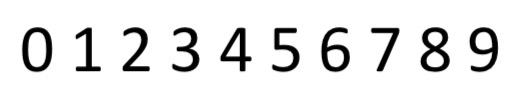
#> input picture Test/InvoiceDetection/recognizer/numbers.jpg, 514 x 98 px
$ python demo.py
#> lines starting #> are read from the running program, lines starting #| are printed output that depends on the picture; after the words box and inside, x2 and y2 are one past the last pixel; in counts of white or black regions, pixels touching at a corner belong together
# encoding: utf-8
import numpy as np
import cv2 as cv
from utils import util

def test():
    img0 = cv.imread("./numbers.jpg")
#> img0 is the input picture: shape (98, 514, 3); min 0, max 255, mean 229.6
    _, img0 = cv.threshold(img0, 100, 255, cv.THRESH_BINARY)
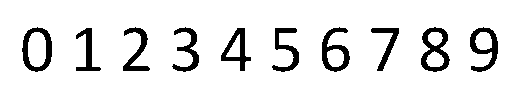
#> img0: shape (98, 514, 3); 90.6% white; 10 black regions, largest, box (x1, y1, x2, y2) and area: (421, 27, 450, 72) 597, (22, 27, 52, 72) 551, (470, 27, 498, 72) 533
    img0 = 255 - img0
    element1 = cv.getStructuringElement(cv.MORPH_RECT, (5, 1))
    element2 = cv.getStructuringElement(cv.MORPH_RECT, (1, 3))
    element3 = cv.getStructuringElement(cv.MORPH_RECT, (3, 3))

    img1 = cv.dilate(img0, element1, iterations=1)
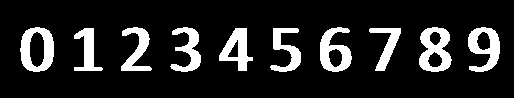
#> img1: shape (98, 514, 3); 14.1% white; 10 white regions, largest, box (x1, y1, x2, y2) and area: (419, 27, 452, 72) 893, (20, 27, 54, 72) 871, (468, 27, 500, 72) 795
    img2 = cv.dilate(img0, element2, iterations=1)
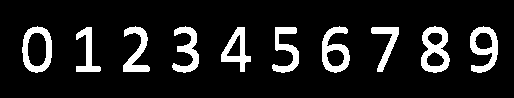
#> img2: shape (98, 514, 3); 11.7% white; 10 white regions, largest, box (x1, y1, x2, y2) and area: (421, 26, 450, 73) 752, (470, 26, 498, 73) 665, (322, 26, 350, 73) 658
    img3 = cv.dilate(img0, element3, iterations=1)
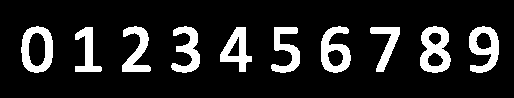
#> img3: shape (98, 514, 3); 14% white; 10 white regions, largest, box (x1, y1, x2, y2) and area: (420, 26, 451, 73) 897, (21, 26, 53, 73) 807, (469, 26, 499, 73) 797
    img = [img0, img1, img2, img3]
    return img


def cal_hist(img_, flag=0):
    return np.sum(img_, axis=flag)


class Find_num_region:
    def __init__(self, img, hist):
        self.cursor = -1
        self.hist = hist
        self.img = img

    def next(self):
        self.cursor = self.cursor + 1
        return self.hist[self.cursor]

    def hasNext(self):
        # 判断是否已经检查完了所有矩形框
        return len(self.hist) > self.cursor + 1

    def find_start(self):
        while (self.hasNext()):
            hist_num = self.next()
            if hist_num > 0:
                return self.cursor

    def find_end(self):
        while (self.hasNext()):
            hist_num = self.next()
            if hist_num == 0:
                return self.cursor

    def get_num_region(self, flag=0):
        start = self.find_start()
        end = self.find_end()
        if flag == 0:
            return self.img.copy()[:, start:end]
        else:
            return self.img.copy()[start:end, :]


def seg_num(img_):
    hist_1 = cal_hist(img_, 1)
    # 计算1唯的sum
    find_num_ = Find_num_region(img_, hist_1)
    img = find_num_.get_num_region(1)
    hist_2 = cal_hist(img_)
    find_num = Find_num_region(img_, hist_2)
    img_number = []
    for i in range(10):
        print
        i
        img_number.append(find_num.get_num_region())
    return img_number

if __name__ == '__main__':
    img_list = test()
#> img_list = 4 items
    # 对img0、img1、img2、img3进行分割，并保存分割后的图片
    img_seg = []
    for img_ in img_list:
#> (the run stopped early here; a loop or call above may not have finished)
